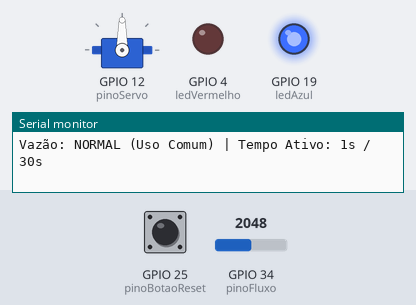
A sketch run on a simulated ESP32. On the bench: servo, output pins drawn as LEDs (lit = HIGH), the last lines printed to the serial monitor. Inputs (shaded band) come from the test bench; at power-on: GPIO 34 (pinoFluxo) = 2048, GPIO 25 (pinoBotaoReset) HIGH.

Above: at 1.8 s.
1.9 s: GPIO 34 (pinoFluxo) set to 1528
3.4 s: GPIO 34 (pinoFluxo) set to 1428
At 30.4 s:
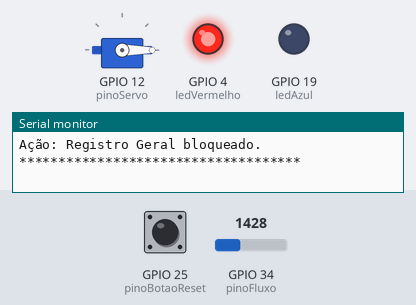
Timing chart, 0 to 31.5 s (numbered marks = the images above; inputs shaded):
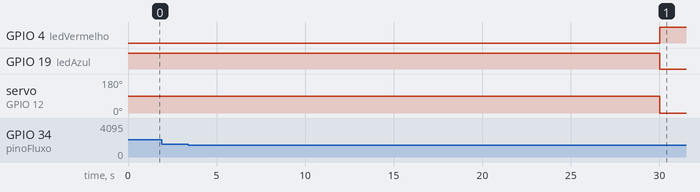

Measured:
- the behaviour switches between 1500 and 1499 on GPIO 34 (pinoFluxo) (found by bisection; images 0 and 1)

The sketch:

HydroSense.ino
```cpp
#include <ESP32Servo.h>

const int pinoFluxo = 34;
const int pinoServo = 12;
const int pinoBotaoReset = 25;
const int ledAzul = 19;
const int ledVermelho = 4;

Servo valvula;
bool valvulaAberta = true;
unsigned long tempoInicioFluxo = 0;

void setup() {
  Serial.begin(115200);
  valvula.attach(pinoServo);

  pinMode(pinoBotaoReset, INPUT_PULLUP);
  pinMode(ledAzul, OUTPUT);
  pinMode(ledVermelho, OUTPUT);

  abrirValvula();
  Serial.println("--- HydroSense Inicializado ---");
}

void loop() {
  int leitura = analogRead(pinoFluxo);
  unsigned long tempoAtual = millis();

  // Lógica do Botão de Reset
  if (digitalRead(pinoBotaoReset) == LOW && !valvulaAberta) {
    Serial.println("\n[SISTEMA] Botão Reset pressionado. Restaurando fluxo...");
    abrirValvula();
    delay(500);
  }

  if (valvulaAberta) {
    if (leitura < 100) {
      // ESTADO: SEM VAZÃO
      digitalWrite(ledAzul, HIGH);
      digitalWrite(ledVermelho, LOW);
      if (tempoInicioFluxo != 0) {
        Serial.println("Status: Sem Fluxo. Monitoramento resetado.");
      }
      tempoInicioFluxo = 0;
    }
    else {
      // ESTADO: FLUXO ATIVO
      if (tempoInicioFluxo == 0) tempoInicioFluxo = tempoAtual;
      long tempoPassado = (tempoAtual - tempoInicioFluxo) / 1000;

      // Classificação da Vazão para o Print
      String categoriaVazao;
      if (leitura < 1500) categoriaVazao = "BAIXA (Possível Gotejamento)";
      else if (leitura < 3000) categoriaVazao = "NORMAL (Uso Comum)";
      else categoriaVazao = "INTENSA (Alerta de Vazamento)";

      Serial.print("Vazão: ");
      Serial.print(categoriaVazao);
      Serial.print(" | Tempo Ativo: ");
      Serial.print(tempoPassado);
      Serial.println("s / 30s");

      // Corte de segurança
      if (tempoPassado >= 30) {
        fecharValvula("ALERTA CRÍTICO: Vazão constante detectada por 30 segundos!");
      }
    }
  }
  delay(1000); // Print a cada 1 segundo para ficar legível
}

void abrirValvula() {
  valvulaAberta = true;
  valvula.write(90);
  digitalWrite(ledAzul, HIGH);
  digitalWrite(ledVermelho, LOW);
  Serial.println("STATUS: Válvula Aberta. Monitorando...");
}

void fecharValvula(String motivo) {
  valvulaAberta = false;
  valvula.write(0);
  digitalWrite(ledAzul, LOW);
  digitalWrite(ledVermelho, HIGH);
  Serial.println("\n************************************");
  Serial.println(motivo);
  Serial.println("Ação: Registro Geral bloqueado.");
  Serial.println("************************************\n");
}
```
